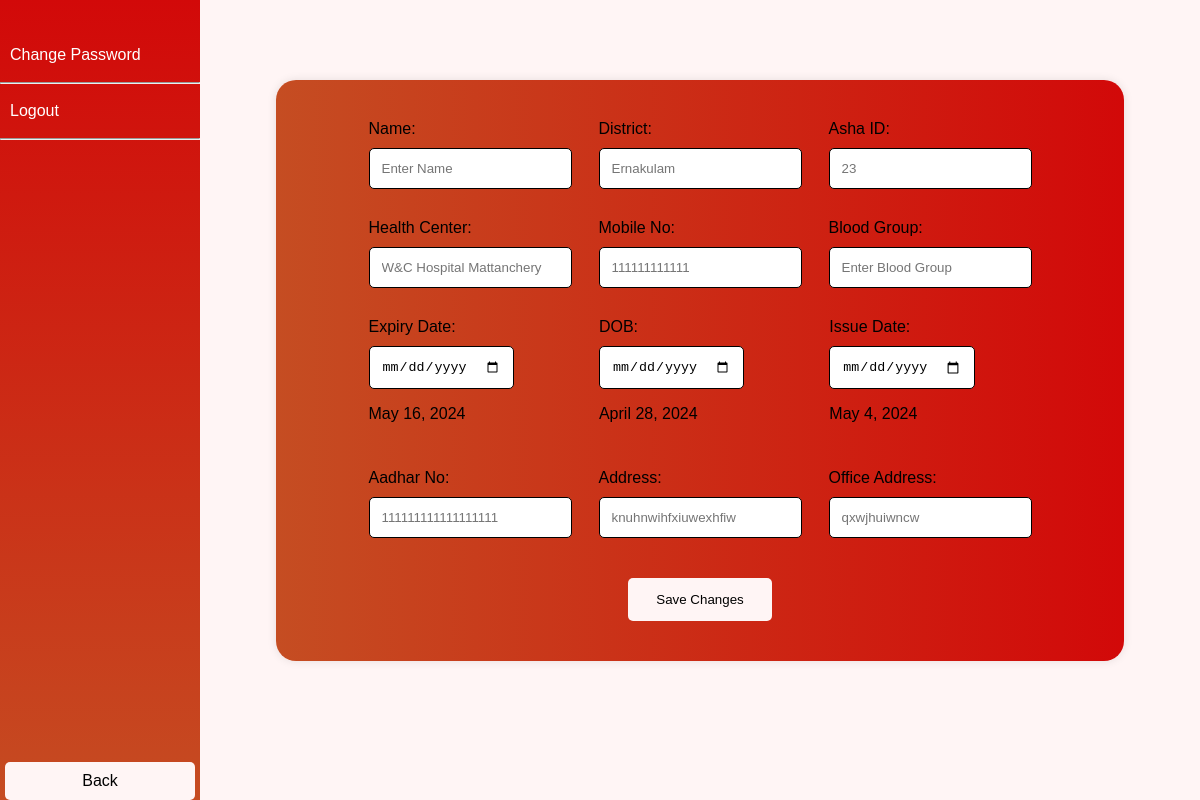
The app's page /edit_profile (signed in) with its own data.
### ashaease/models.py (models this page shows)
class ProfileDetail(models.Model):
    user = models.OneToOneField(User, on_delete=models.CASCADE)
    district = models.CharField(max_length=25, null=True)
    asha_id = models.CharField(max_length=25, null=True)
    health_center = models.CharField(max_length=25, null=True)
    mobile_no = models.IntegerField(null=True)
    issue_date = models.DateField(blank=True, null=True)
    expiry_date = models.DateField(blank=True, null=True)
    dob = models.DateField(blank=True, null=True)
    blood_grp = models.CharField(max_length=5, null=True)
    aadhar_no = models.IntegerField(null=True)
    address = models.CharField(max_length=50, null=True)
    office_address = models.CharField(max_length=50, null=True)
    is_updated = models.BooleanField(default=False)

### ashaease/views.py (the view, shortened to what this page needs)
# urls.py: path('edit_profile', views.edit_profile, name="edit_profile"),
def edit_profile(request):
    try:
        profile = ProfileDetail.objects.get(user=request.user)
    except ProfileDetail.DoesNotExist:
        profile = ProfileDetail(user=request.user)
    return render(request, 'edit_profile.html', {'profile' : profile, 'user': request.user})

### ashaease/templates/edit_profile.html (shortened to what this page needs)
<!DOCTYPE html>
<html lang="en">
<head>
</head>
<body>
  <div class="sidebar">
    <ul>
      <li><a href="change_password">Change Password</a></li>
      <hr class="separator">
      <li><a href="logout_user">Logout</a></li>
      <hr class="separator">
    </ul>
    <div class="back-button">
    <a href="home">Back</a>
    </div>
  </div>
  <div class="content">
    <div class="profile-form">
      <form method="post" action="edit_profile">
        <div class="form-row">
          <div class="form-group">
            <label for="name">Name:</label>
            <input type="text" id="name" name="name" required placeholder="{% if user.first_name %}{{ user.first_name }}{% else %}Enter Name{% endif %}">
          </div>
          <div class="form-group">
            <label for="district">District:</label>
            <input type="text" id="district" name="district" required placeholder="{% if profile.district %}{{ profile.district }}{% else %}Enter District{% endif %}">
          </div>
          <div class="form-group">
            <label for="asha-id">Asha ID:</label>
            <input type="text" id="asha-id" name="asha_id" required placeholder="{% if profile.asha_id %}{{ profile.asha_id }}{% else %}Enter Asha ID{% endif %}">
          </div>
        </div>
        <div class="form-row">
          <div class="form-group">
            <label for="health-center">Health Center:</label>
            <input type="text" id="health-center" name="health_center" required placeholder="{% if profile.health_center %}{{ profile.health_center }}{% else %}Enter Health Center{% endif %}">
          </div>
          <div class="form-group">
            <label for="mobile-no">Mobile No:</label>
            <input type="number" id="mobile-no" name="mobile_no" required placeholder="{% if profile.mobile_no %}{{ profile.mobile_no }}{% else %}Enter Mobile No{% endif %}">
          </div>
          <div class="form-group">
            <label for="blood-group">Blood Group:</label>
            <input type="text" id="blood-group" name="blood_group" required placeholder="{% if profile.blood_group %}{{ profile.blood_group }}{% else %}Enter Blood Group{% endif %}">
          </div>
        </div>
        <div class="form-row">
          <div class="form-group">
            <label for="expiry-date">Expiry Date:</label>
            <input type="date" id="expiry-date" name="expiry_date" required placeholder="">
            <p>{% if profile.expiry_date %}{{ profile.expiry_date }}{% endif %}</p>
          </div>
          <div class="form-group">
            <label for="dob">DOB:</label>
            <input type="date" id="dob" name="dob" required placeholder="">
            <p>{% if profile.dob %}{{ profile.dob }}{% endif %}</p>
          </div>
          <div class="form-group">
            <label for="issue-date">Issue Date:</label>
            <input type="date" id="issue-date" name="issue_date" required placeholder="">
            <p>{% if profile.issue_date %}{{ profile.issue_date }}{% endif %}</p>
          </div>
        </div>
        <div class="form-row">
          <div class="form-group">
            <label for="aadhar-no">Aadhar No:</label>
            <input type="text" id="aadhar-no" name="aadhar_no" required placeholder="{% if profile.aadhar_no %}{{ profile.aadhar_no }}{% else %}Enter Aadhar No{% endif %}">
          </div>
          <div class="form-group">
            <label for="address">Address:</label>
            <input type="text" id="address" name="address" required placeholder="{% if profile.address %}{{ profile.address }}{% else %}Enter Address{% endif %}">
          </div>
          <div class="form-group">
            <label for="office-address">Office Address:</label>
            <input type="text" id="office-address" name="office_address" required placeholder="{% if profile.office_address %}{{ profile.office_address }}{% else %}Enter Office Address{% endif %}">
          </div>
        </div>
        <div class="buttons">
          <button id="save-btn"  type="submit">Save Changes</button>
        </div>
      </form>
    </div>
  </div>
</body>
</html>

### ashaease/templates/edit_profile.html (style rules this page uses)
body { background:#FFF5F5; font-family: Arial, sans-serif; margin: 0; padding: 0; }
.sidebar { height: 100%; width: 200px; position: fixed; top: 0; left: 0; background: linear-gradient(to top, #c54d22, #D20909); padding-top: 20px; }
.sidebar ul { list-style-type: none; padding: 0; }
.sidebar li { padding: 10px; }
.sidebar a { color: white; text-decoration: none; }
.sidebar { margin-top: auto; }
.back-button a { position: absolute; bottom: 0; width: 100%; text-align: center; margin-bottom: 20px; }
.back-button a { padding: 10px 20px; background: #FFF5F5; color: black; border: none; border-radius: 5px; cursor: pointer; width: 150px; margin-left: 5px; }
.content { margin-left: 200px; padding: 20px; }
.profile-form { display: flex; flex-direction: column; align-items: center; background: linear-gradient(to left, #D20909, #c54d22 ); border-radius: 20px; padding: 40px; box-shadow: 0 0 10px rgba(0, 0, 0, 0.1); max-width: 800px; width: 80%; margin:60px auto; }
.form-row { display: flex; flex-wrap: wrap; justify-content: space-between; margin-bottom: 20px; }
.form-group { flex: 0 1 calc(32% - 10px); margin-right: 27px; margin-bottom: 10px; }
.form-group:last-child { margin-right: 0; }
.form-group label { display: block; margin-bottom: 10px; }
.form-group input { width: calc(100%- 50px ); padding: 12px; border: 1.5px solid black; border-radius: 5px; box-sizing: border-box; }
.buttons { margin-top: 30px; text-align: center; }
.buttons button { padding: 14px 28px; margin-right: 10px; background: #FFF5F5; border-color: #f66b6b; color: black; border: none; border-radius: 5px; cursor: pointer; }
.buttons button:last-child { margin-right: 0; }

### records on screen
ProfileDetail: district "Ernakulam", asha_id "23", health_center "W&C Hospital Mattanchery", mobile_no "111111111111", expiry_date "May 16, 2024", dob "April 28, 2024", issue_date "May 4, 2024", aadhar_no "111111111111111111", address "knuhnwihfxiuwexhfiw", office_address "qxwjhuiwncw"
